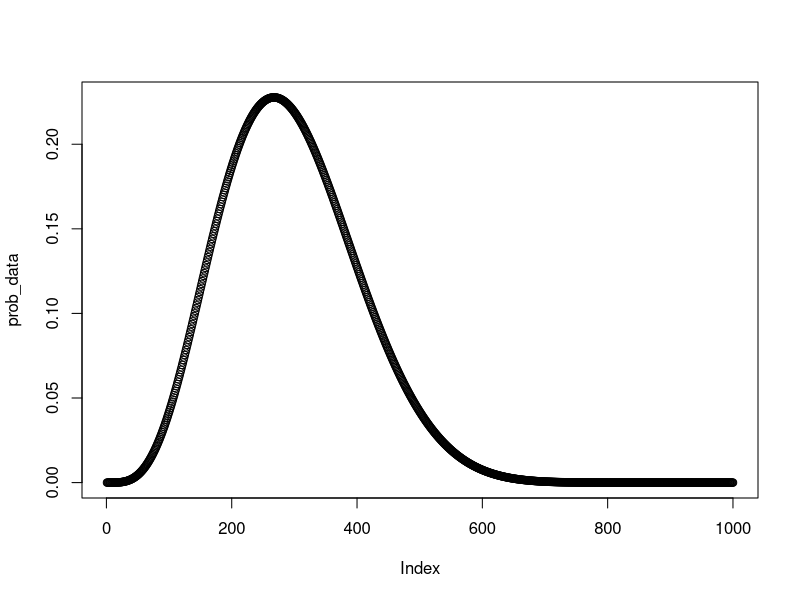
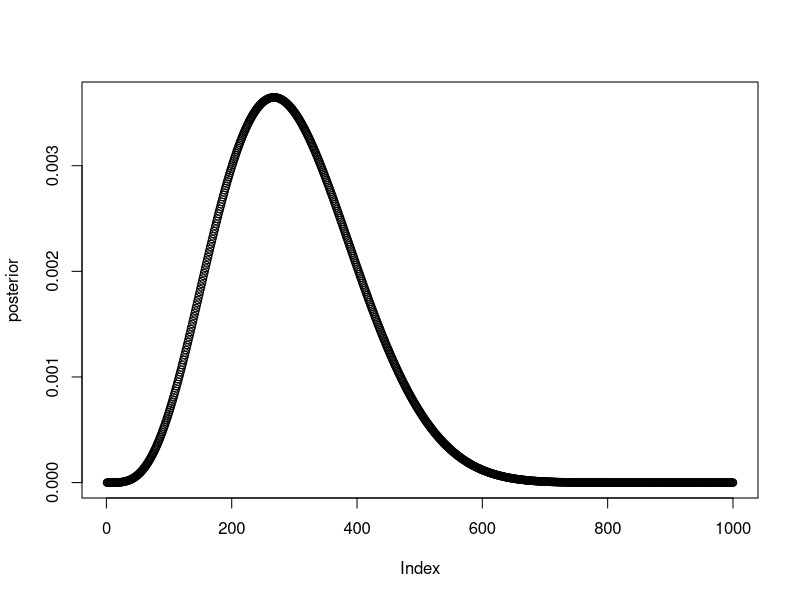
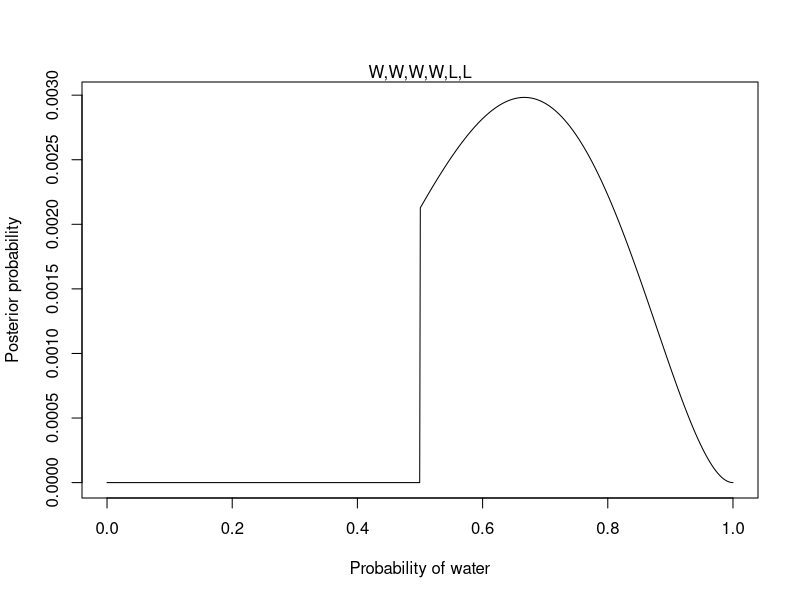
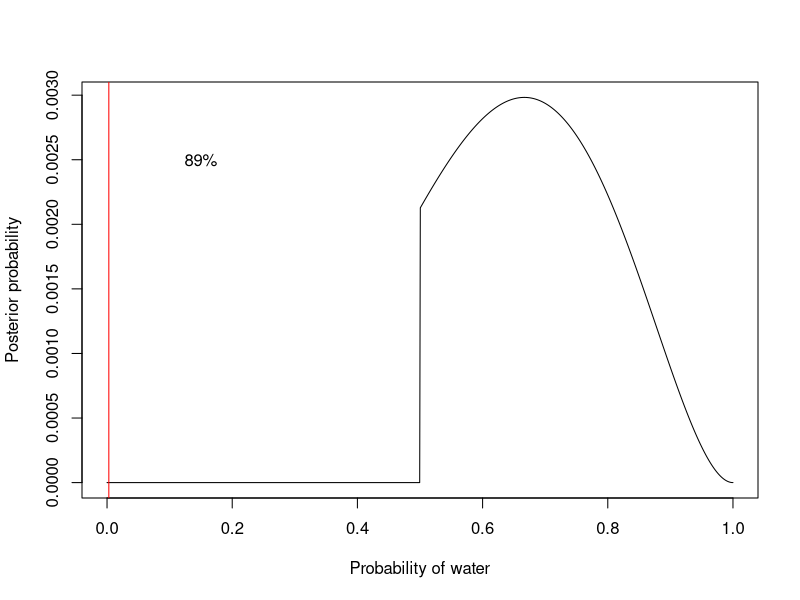

Reproduce these figures in R, in order. (Note: this script raises an error after producing the figures.)

# Week 1 Homework ---------------------------------------------------------

# Due Friday January 14
# Review EASY problems at the end of Chapters 1, 2, 3

# 1. Globe tossing = 4 water and 11 land.
# construct the posterior distribution, using grid approx., and same flat prior.

# grid approximation
p_grid <- seq(from = 0, to = 1,
              length.out = 1000) 

# uniform prior
prob_p <- rep(1,1000) 

# binomial density
prob_data <- dbinom(4, 15, prob = p_grid)
plot(prob_data)

# posterior
posterior <- prob_data * prob_p

# normalize
posterior <- posterior/sum(posterior)
plot(posterior)


# 2. Data are 4 water and 2 land. Computer posterior but this time use a prior
# that is zero below p = 0.5 and a constant above p = 0.5. This corresponds
# to prior information that a majority of the Earth's surface is water.

prior2 <- ifelse( p_grid < 0.5, 0, 1)

p_likelihood <- dbinom(4, 6, prob = p_grid)

posterior2 <- p_likelihood * prior2
posterior2 <- posterior2/sum(posterior2)

plot(posterior2 ~ p_grid, type = "l",
     xlab = "Probability of water",
     ylab = "Posterior probability")
mtext("W,W,W,W,L,L")


# 3. For the posterior distribution from 2, compute 89% percentile and HPDI intervals.
# Compare the widths of these intervals. Which is wider? Why? If you only had 
# the information in the interval, what might you misunderstand about the shape of the posterior?

# 89% percentile
q_89 <- quantile(posterior2, 0.9)

#89% 
#0.002860699 

plot(posterior2 ~ p_grid, type = "l",
     xlab = "Probability of water",
     ylab = "Posterior probability")
abline(v = 0.002860699, col = "red")
text(0.15, 0.0025, "89%")

# HPDI (highest posterior density interval)

# narrowest interval containing the specified probability mass
hdpi <- HPDI(posterior2, prob = 0.7)





# 4. OPTION CHALLENGE. Sampling bias

